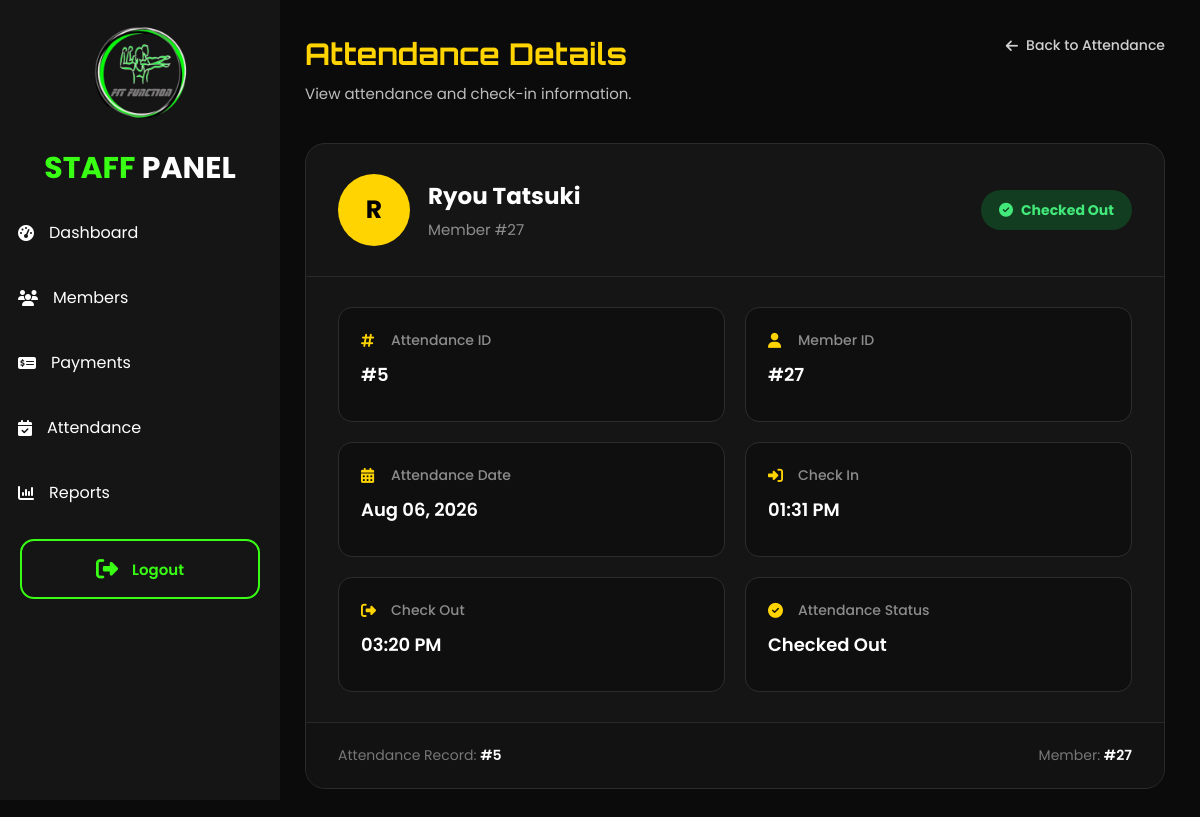
The page /attendance_view_staff.php?id=5 (signed in) on the database its author committed.
### tables this page shows
CREATE TABLE `attendance` (
  `attendance_id` int(11) NOT NULL,
  `member_id` int(11) NOT NULL,
  `check_in` datetime DEFAULT NULL,
  `check_out` datetime DEFAULT NULL,
  `attendance_date` date NOT NULL,
  `status` enum('Checked In','Checked Out') DEFAULT 'Checked In',
  `created_at` timestamp NOT NULL DEFAULT CURRENT_TIMESTAMP
);

CREATE TABLE `signup` (
  `id` int(100) NOT NULL,
  `first_name` varchar(100) NOT NULL,
  `middlename` varchar(100) DEFAULT NULL,
  `last_name` varchar(100) NOT NULL,
  `suffix` varchar(20) DEFAULT NULL,
  `email` varchar(150) NOT NULL,
  `contact_number` varchar(30) NOT NULL,
  `gender` enum('Male','Female','Rather not say') NOT NULL,
  `birthdate` date NOT NULL,
  `password` varchar(255) NOT NULL,
  `created_at` timestamp NOT NULL DEFAULT CURRENT_TIMESTAMP ON UPDATE CURRENT_TIMESTAMP,
  `verification_code` varchar(6) NOT NULL,
  `verification_expiry` datetime NOT NULL,
  `email_verified` tinyint(1) NOT NULL DEFAULT '0',
  `status` varchar(20) NOT NULL DEFAULT 'Pending',
  `address` varchar(255) DEFAULT NULL,
  `profile_picture` varchar(255) DEFAULT NULL
);

### attendance_view_staff.php (the view, shortened to what this page needs)
<?php
include("includes/staff_auth.php");
$attendanceId = (int)$_GET['id'];
$sql = "
    SELECT
        a.attendance_id,
        a.member_id,
        a.attendance_date,
        a.check_in,
        a.check_out,
        a.status,
        s.first_name,
        s.middlename,
        s.last_name,
        s.suffix
    FROM attendance a
    LEFT JOIN signup s
        ON a.member_id = s.id
    WHERE a.attendance_id = ?
    LIMIT 1
";
$stmt = $con->prepare($sql);
$stmt->bind_param("i", $attendanceId);
$stmt->execute();
$result = $stmt->get_result();
$attendance = $result->fetch_assoc();
$memberName = trim(
    ($attendance['first_name'] ?? '') . ' ' .
    ($attendance['middlename'] ?? '') . ' ' .
    ($attendance['last_name'] ?? '') . ' ' .
    ($attendance['suffix'] ?? '')
);
$initial = strtoupper(
    substr(
        trim($attendance['first_name'] ?? $memberName),
        0,
        1
    )
);
$status = $attendance['status'] ?? 'Unknown';
?>
<!DOCTYPE html>
<html lang="en">
<head>
    <link
        rel="stylesheet"
        href="https://cdnjs.cloudflare.com/ajax/libs/font-awesome/6.7.2/css/all.min.css"
    >
    <link
        rel="stylesheet"
        href="assets/css/admin.css"
    >
</head>
<body>
<div class="wrapper">
    <?php include("includes/staff_sidebar.php"); ?>
    <div class="main">
        <div class="dashboard-content attendance-view-content">
            <div class="attendance-view-header">
                <div>
                    <h2>
                        Attendance Details
                    </h2>
                    <p>
                        View attendance and check-in information.
                    </p>
                </div>
                <a
                    href="attendance_staff.php"
                    class="back-staff-btn"
                >
                    <i class="fa-solid fa-arrow-left"></i>
                    Back to Attendance
                </a>
            </div>
            <div class="attendance-details-card">
                <div class="attendance-member-header">
                    <div class="attendance-member-info">
                        <div class="attendance-member-avatar">
                            <?= htmlspecialchars($initial) ?>
                        </div>
                        <div class="attendance-member-text">
                            <h3>
                                <?= htmlspecialchars($memberName) ?>
                            </h3>
                            <span>
                                Member #<?= (int)$attendance['member_id'] ?>
                            </span>
                        </div>
                    </div>
                    <?php
                    $displayStatusClass = 'default';
                    if ($status === 'Checked Out') {
                        $displayStatusClass = 'checked-out';
                    }
                    ?>
                    <span
                        class="attendance-status <?= $displayStatusClass ?>"
                    >
                        <i
                            class="fa-solid
                            <?= $status === 'Checked In'
                                ? 'fa-right-to-bracket'
                                : 'fa-circle-check'
                            ?>"
                            style="margin-right:8px;"
                        ></i>
                        <?= htmlspecialchars($status) ?>
                    </span>
                </div>
                <div class="attendance-info-grid">
                    <div class="attendance-info-box">
                        <div class="attendance-info-label">
                            <i class="fa-solid fa-hashtag"></i>
                            Attendance ID
                        </div>
                        <div class="attendance-info-value">
                            #<?= (int)$attendance['attendance_id'] ?>
                        </div>
                    </div>
                    <div class="attendance-info-box">
                        <div class="attendance-info-label">
                            <i class="fa-solid fa-user"></i>
                            Member ID
                        </div>
                        <div class="attendance-info-value">
                            #<?= (int)$attendance['member_id'] ?>
                        </div>
                    </div>
                    <div class="attendance-info-box">
                        <div class="attendance-info-label">
                            <i class="fa-solid fa-calendar-days"></i>
                            Attendance Date
                        </div>
                        <div class="attendance-info-value">
                            <?= date(
                                "M d, Y",
                                strtotime($attendance['attendance_date'])
                            ) ?>
                        </div>
                    </div>
                    <div class="attendance-info-box">
                        <div class="attendance-info-label">
                            <i class="fa-solid fa-right-to-bracket"></i>
                            Check In
                        </div>
                        <div class="attendance-info-value">
                            <?php if (!empty($attendance['check_in'])): ?>
                                <?= date(
                                    "h:i A",
                                    strtotime($attendance['check_in'])
                                ) ?>
                            <?php else: ?>
                                —
                            <?php endif; ?>
                        </div>
                    </div>
                    <div class="attendance-info-box">
                        <div class="attendance-info-label">
                            <i class="fa-solid fa-right-from-bracket"></i>
                            Check Out
                        </div>
                        <div class="attendance-info-value">
                            <?php if (!empty($attendance['check_out'])): ?>
                                <?= date(
                                    "h:i A",
                                    strtotime($attendance['check_out'])
                                ) ?>
                            <?php else: ?>
                                —
                            <?php endif; ?>
                        </div>
                    </div>
                    <div class="attendance-info-box">
                        <div class="attendance-info-label">
                            <i class="fa-solid fa-circle-check"></i>
                            Attendance Status
                        </div>
                        <div class="attendance-info-value">
                            <?= htmlspecialchars($status) ?>
                        </div>
                    </div>
                </div>
                <div class="attendance-details-footer">
                    <div class="attendance-record-id">
                        Attendance Record:
                        <strong>
                            #<?= (int)$attendance['attendance_id'] ?>
                        </strong>
                    </div>
                    <div class="attendance-record-id">
                        Member:
                        <strong>
                            #<?= (int)$attendance['member_id'] ?>
                        </strong>
                    </div>
                </div>
            </div>
        </div>
    </div>
</div>
</body>
</html>

### attendance_view_staff.php (style rules this page uses)
.attendance-view-content { width: 100%; padding-bottom: 40px; }
.attendance-view-header { display: flex; align-items: flex-start; justify-content: space-between; gap: 30px; margin-bottom: 38px; }
.attendance-view-header h2 { margin: 0 0 10px; font-family: 'Orbitron', sans-serif; font-size: 30px; font-weight: 700; color: #FFD400; }
.attendance-view-header p { margin: 0; color: #bdbdbd; font-family: 'Poppins', sans-serif; font-size: 15px; font-weight: 400; }
.attendance-details-card { width: 100%; background: #151515; border: 1px solid #2b2b2b; border-radius: 20px; overflow: hidden; }
.attendance-member-header { display: flex; align-items: center; justify-content: space-between; gap: 25px; padding: 30px 32px; border-bottom: 1px solid #292929; }
.attendance-member-info { display: flex; align-items: center; gap: 18px; }
.attendance-member-avatar { width: 72px; height: 72px; flex-shrink: 0; display: flex; align-items: center; justify-content: center; background: #FFD400; border-radius: 50%; color: #000; font-family: 'Poppins', sans-serif; font-size: 25px; font-weight: 700; }
.attendance-member-text h3 { margin: 0 0 4px; color: #fff; font-family: 'Poppins', sans-serif; font-size: 23px; font-weight: 700; }
.attendance-member-text span { color: #8d8d8d; font-family: 'Poppins', sans-serif; font-size: 15px; }
.attendance-status { display: inline-flex; align-items: center; justify-content: center; min-height: 40px; padding: 0 18px; border-radius: 20px; font-family: 'Poppins', sans-serif; font-size: 14px; font-weight: 700; }
.attendance-status.checked-out { background: #123d20; color: #42e879; }
.attendance-info-grid { display: grid; grid-template-columns: repeat(2, minmax(0, 1fr)); gap: 20px; padding: 30px 32px; }
.attendance-info-box { min-height: 115px; padding: 22px; background: #0f0f0f; border: 1px solid #2d2d2d; border-radius: 14px; }
.attendance-info-label { display: flex; align-items: center; gap: 10px; margin-bottom: 10px; color: #8c8c8c; font-family: 'Poppins', sans-serif; font-size: 14px; font-weight: 500; }
.attendance-info-label i { width: 20px; color: #FFD400; font-size: 15px; }
.attendance-info-value { color: #fff; font-family: 'Poppins', sans-serif; font-size: 18px; font-weight: 600; }
.attendance-details-footer { display: flex; align-items: center; justify-content: space-between; padding: 22px 32px; border-top: 1px solid #292929; background: #121212; }
.attendance-record-id { color: #777; font-family: 'Poppins', sans-serif; font-size: 14px; }
.attendance-record-id strong { color: #fff; font-weight: 600; }

### rows shown on the page
attendance: member.first_name "R", member.suffix "Ryou Tatsuki", member "27", status "Checked Out", attendance_id "5", attendance_date "Aug 06, 2026", check_in "01:31 PM", check_out "03:20 PM"
